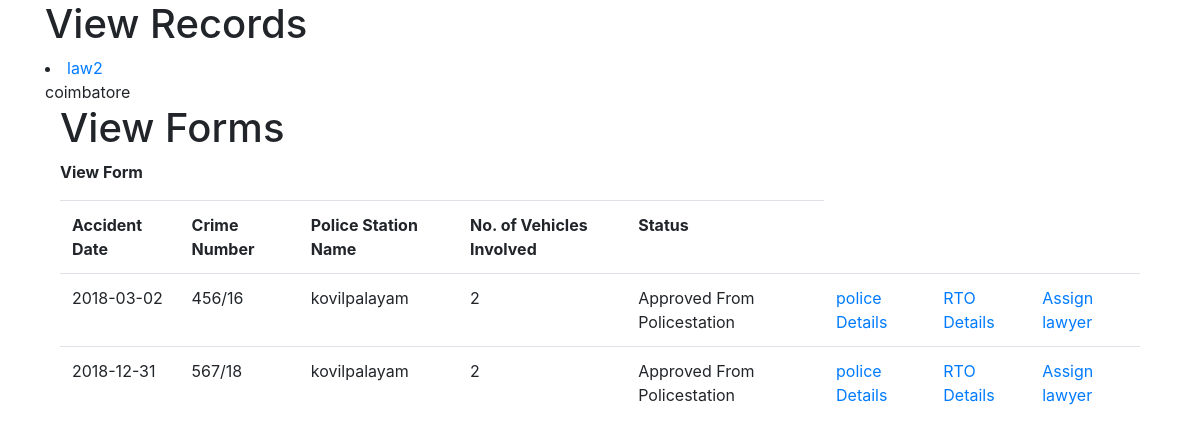
Page /law/mono.php (signed in) on the committed database.
### tables this page shows
CREATE TABLE `courtlogin` (
  `id` varchar(10) NOT NULL,
  `password` varchar(15) NOT NULL,
  `confirmpassword` varchar(15) NOT NULL,
  `zone` varchar(20) NOT NULL,
  `dis` varchar(20) NOT NULL,
  `rto` varchar(20) NOT NULL,
  `unit` varchar(20) NOT NULL,
  `email` varchar(30) NOT NULL,
  `psta` varchar(30) NOT NULL
);

CREATE TABLE `basic` (
  `zone` varchar(20) NOT NULL,
  `dis` varchar(20) NOT NULL,
  `rto` varchar(30) NOT NULL,
  `unit` varchar(30) NOT NULL,
  `psta` varchar(30) NOT NULL,
  `cno` varchar(15) NOT NULL,
  `placeofaccident` varchar(100) NOT NULL,
  `latitude` varchar(8) NOT NULL,
  `longitude` varchar(8) NOT NULL,
  `ipc` varchar(10) NOT NULL,
  `ioth1` varchar(20) NOT NULL,
  `natureofaccident` varchar(50) NOT NULL,
  `ioth2` varchar(50) NOT NULL,
  `accidentdate` date NOT NULL,
  `accidenttime` time NOT NULL,
  `numberofvehiclesinvolved` int(10) NOT NULL,
  `vehicle1` varchar(30) NOT NULL,
  `vehicle2` varchar(30) NOT NULL,
  `image` varchar(100) NOT NULL,
  `collisiontype` varchar(50) NOT NULL,
  `coth` varchar(50) NOT NULL,
  `junctiontype` varchar(50) NOT NULL,
  `joth` varchar(50) NOT NULL,
  `junctioncontrol` varchar(50) NOT NULL,
  `jcoth` varchar(50) NOT NULL,
  `roadcategory` varchar(50) NOT NULL,
  `roth` varchar(50) NOT NULL,
  `roadnarrowing` varchar(50) NOT NULL,
  `rnoth` varchar(50) NOT NULL,
  `lightconditions` varchar(50) NOT NULL,
  `loth` varchar(50) NOT NULL,
  `climate` varchar(50) NOT NULL,
  `cloth` varchar(50) NOT NULL,
  `status` varchar(50) NOT NULL
);

### law/mono.php (the view, shortened to what this page needs)
<!DOCTYPE HTML PUBLIC "-//W3C//DTD HTML 4.01//EN" "http://www.w3.org/TR/html4/strict.dtd">
<html>
<head>
<link rel="stylesheet" type="text/css" href="https://maxcdn.bootstrapcdn.com/bootstrap/4.0.0/css/bootstrap.min.css">
</head>
<body>
<div class="container">
<h1>View Records</h1>
                        <?php
                            if(isset($_SESSION['id']) && !empty($_SESSION['id'])) {
                        ?>
                        <li>
                            <a href="#"><?php echo  $_SESSION['id'];?></a>
                        </li>
                        <?php
                            }
                            ?>
                            <?php
 include_once("connect.php");
 $id = $_SESSION['id'];
$result = mysqli_query($mysqli, "SELECT * FROM courtlogin WHERE id='$id'");
while($res = mysqli_fetch_array($result))
{
$dis = $res['dis'];
}
?>
                            <?php echo $dis;?>
<div class="container">
<h1>View Forms</h1>
<p><b>View Form</b></p>
<div class="table table-hover  d-flex justify-content-center w-100" >
   <table class="thead-dark">
   <?php
   $dbhost = 'localhost:3306';
   $dbuser = 'root';
   $dbpass = '';
   $dbname = 'police';
   $conn = mysqli_connect($dbhost, $dbuser, $dbpass,$dbname);
   include_once("connect.php");
 $id = $_SESSION['id'];
$result = mysqli_query($mysqli, "SELECT * FROM courtlogin WHERE id='$id'");
while($res = mysqli_fetch_array($result))
{
$dis = $res['dis'];
}
   $sql= "SELECT b.psta,b.cno,b.accidentdate,b.numberofvehiclesinvolved,b.status FROM basic b WHERE dis='$dis'and status='Approved From Policestation'";
    if($result = mysqli_query($conn, $sql)) {
      if(mysqli_num_rows($result) > 0) {
         echo "<table>";
         echo "<tr>";
         echo "<th>Accident Date</th>";
         echo "<th>Crime Number</th>";
         echo "<th>Police Station Name</th>";
         echo "<th>No. of Vehicles Involved</th>";
         echo "<th>Status </th>";
         echo "</tr>";
         while($row = mysqli_fetch_array($result)){
            echo "<tr>";
            echo "<td>" . $row['accidentdate'] . "</td>";
            echo "<td>" . $row['cno'] . "</td>";
            echo "<td>" . $row['psta'] . "</td>";
            echo "<td>" . $row['numberofvehiclesinvolved'] . "</td>";
            echo "<td>" . $row['status'] . "</td>";
            echo "<td><a href='imageview.php?crimenumber=" . $row['cno'] . "'>police Details</a></td>";
            echo "<td><a href='rto.php?crimenumber=" . $row['cno'] . "'>RTO Details</a></td>";
             echo "<td><a href='test.php?crimenumber=" . $row['cno'] . "'>Assign lawyer</a></td>";
            echo "</tr>";
         }
         echo "</table>";
      } else {
         echo "No records matching your query were found.";
      }
   } else {
      echo "ERROR: Could not able to execute $sql. " . mysqli_error($conn);
   }
?>
</div>
</div>
</div>
</body>
</html>

### rows in the picture
courtlogin: dis "coimbatore"
basic: accidentdate "2018-03-02", cno "456/16", psta "kovilpalayam", numberofvehiclesinvolved "2", status "Approved From Policestation"
basic: accidentdate "2018-12-31", cno "567/18", psta "kovilpalayam", numberofvehiclesinvolved "2", status "Approved From Policestation"

### other values in the picture
$_SESSION['id'] "law2"
